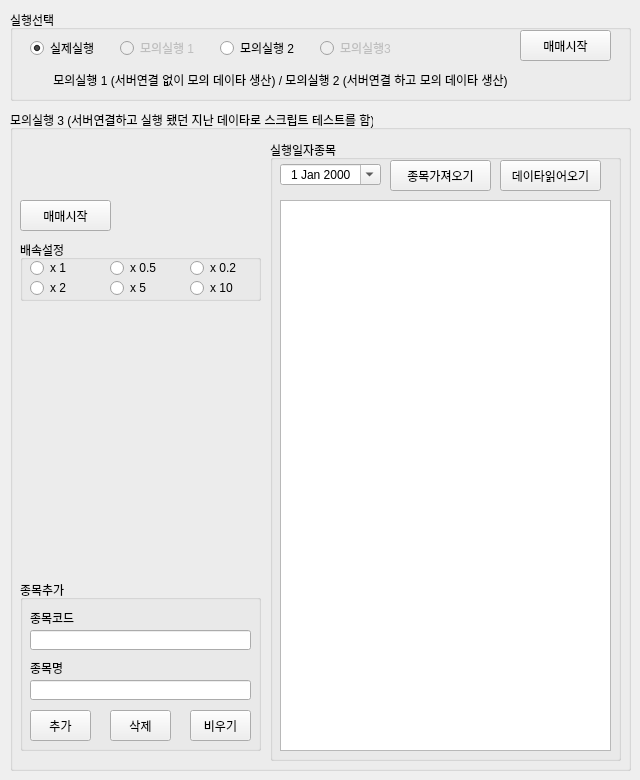
    <widget class="QWidget" name="tab_12">
     <attribute name="title">
      <string>모의실행</string>
     </attribute>
     <widget class="QGroupBox" name="groupBox_26">
      <property name="geometry">
       <rect>
        <x>10</x>
        <y>10</y>
        <width>621</width>
        <height>91</height>
       </rect>
      </property>
      <property name="title">
       <string>실행선택</string>
      </property>
      <widget class="QRadioButton" name="rbReal">
       <property name="geometry">
        <rect>
         <x>20</x>
         <y>30</y>
         <width>91</width>
         <height>16</height>
        </rect>
       </property>
       <property name="text">
        <string>실제실행</string>
       </property>
       <property name="checked">
        <bool>true</bool>
       </property>
      </widget>
      <widget class="QRadioButton" name="rbSim1">
       <property name="enabled">
        <bool>false</bool>
       </property>
       <property name="geometry">
        <rect>
         <x>110</x>
         <y>30</y>
         <width>81</width>
         <height>16</height>
        </rect>
       </property>
       <property name="text">
        <string>모의실행 1</string>
       </property>
      </widget>
      <widget class="QRadioButton" name="rbSim2">
       <property name="geometry">
        <rect>
         <x>210</x>
         <y>30</y>
         <width>81</width>
         <height>16</height>
        </rect>
       </property>
       <property name="text">
        <string>모의실행 2</string>
       </property>
      </widget>
      <widget class="QRadioButton" name="rbSim3">
       <property name="enabled">
        <bool>false</bool>
       </property>
       <property name="geometry">
        <rect>
         <x>310</x>
         <y>30</y>
         <width>81</width>
         <height>16</height>
        </rect>
       </property>
       <property name="text">
        <string>모의실행3</string>
       </property>
      </widget>
      <widget class="QPushButton" name="btnSimStart">
       <property name="geometry">
        <rect>
         <x>510</x>
         <y>20</y>
         <width>91</width>
         <height>31</height>
        </rect>
       </property>
       <property name="text">
        <string>매매시작</string>
       </property>
      </widget>
      <widget class="QLabel" name="label">
       <property name="geometry">
        <rect>
         <x>10</x>
         <y>60</y>
         <width>521</width>
         <height>20</height>
        </rect>
       </property>
       <property name="text">
        <string>모의실행 1 (서버연결 없이 모의 데이타 생산) / 모의실행 2 (서버연결 하고 모의 데이타 생산)</string>
       </property>
       <property name="alignment">
        <set>Qt::AlignCenter</set>
       </property>
      </widget>
     </widget>
     <widget class="QGroupBox" name="groupBox_27">
      <property name="geometry">
       <rect>
        <x>10</x>
        <y>110</y>
        <width>621</width>
        <height>661</height>
       </rect>
      </property>
      <property name="title">
       <string>모의실행 3 (서버연결하고 실행 됐던 지난 데이타로 스크립트 테스트를 함)</string>
      </property>
      <widget class="QGroupBox" name="groupBox_25">
       <property name="geometry">
        <rect>
         <x>260</x>
         <y>30</y>
         <width>351</width>
         <height>621</height>
        </rect>
       </property>
       <property name="title">
        <string>실행일자종목</string>
       </property>
       <widget class="QTableWidget" name="tblSimDaily">
        <property name="geometry">
         <rect>
          <x>10</x>
          <y>60</y>
          <width>331</width>
          <height>551</height>
         </rect>
        </property>
        <property name="sizeAdjustPolicy">
         <enum>QAbstractScrollArea::AdjustToContents</enum>
        </property>
        <property name="editTriggers">
         <set>QAbstractItemView::NoEditTriggers</set>
        </property>
        <property name="sortingEnabled">
         <bool>false</bool>
        </property>
       </widget>
       <widget class="QPushButton" name="btnSimReadDay">
        <property name="geometry">
         <rect>
          <x>120</x>
          <y>20</y>
          <width>101</width>
          <height>31</height>
         </rect>
        </property>
        <property name="text">
         <string>종목가져오기</string>
        </property>
       </widget>
       <widget class="QPushButton" name="btnSimReadTick">
        <property name="geometry">
         <rect>
          <x>230</x>
          <y>20</y>
          <width>101</width>
          <height>31</height>
         </rect>
        </property>
        <property name="text">
         <string>데이타읽어오기</string>
        </property>
       </widget>
       <widget class="QDateEdit" name="dtSimDate">
        <property name="geometry">
         <rect>
          <x>10</x>
          <y>24</y>
          <width>101</width>
          <height>21</height>
         </rect>
        </property>
        <property name="alignment">
         <set>Qt::AlignCenter</set>
        </property>
        <property name="calendarPopup">
         <bool>true</bool>
        </property>
       </widget>
      </widget>
      <widget class="QGroupBox" name="groupBox_16">
       <property name="geometry">
        <rect>
         <x>10</x>
         <y>470</y>
         <width>241</width>
         <height>171</height>
        </rect>
       </property>
       <property name="title">
        <string>종목추가</string>
       </property>
       <widget class="QLabel" name="label_52">
        <property name="geometry">
         <rect>
          <x>10</x>
          <y>30</y>
          <width>61</width>
          <height>16</height>
         </rect>
        </property>
        <property name="text">
         <string>종목코드</string>
        </property>
       </widget>
       <widget class="QLineEdit" name="leSimCodeDay">
        <property name="geometry">
         <rect>
          <x>10</x>
          <y>50</y>
          <width>221</width>
          <height>20</height>
         </rect>
        </property>
       </widget>
       <widget class="QPushButton" name="btnSimClearDay">
        <property name="geometry">
         <rect>
          <x>170</x>
          <y>130</y>
          <width>61</width>
          <height>31</height>
         </rect>
        </property>
        <property name="text">
         <string>비우기</string>
        </property>
       </widget>
       <widget class="QLineEdit" name="leSimNameDay">
        <property name="geometry">
         <rect>
          <x>10</x>
          <y>100</y>
          <width>221</width>
          <height>20</height>
         </rect>
        </property>
        <property name="readOnly">
         <bool>true</bool>
        </property>
       </widget>
       <widget class="QLabel" name="label_48">
        <property name="geometry">
         <rect>
          <x>10</x>
          <y>80</y>
          <width>61</width>
          <height>16</height>
         </rect>
        </property>
        <property name="text">
         <string>종목명</string>
        </property>
       </widget>
       <widget class="QPushButton" name="btnSimAddDay">
        <property name="geometry">
         <rect>
          <x>10</x>
          <y>130</y>
          <width>61</width>
          <height>31</height>
         </rect>
        </property>
        <property name="text">
         <string>추가</string>
        </property>
       </widget>
       <widget class="QPushButton" name="btnSimDelDay">
        <property name="geometry">
         <rect>
          <x>90</x>
          <y>130</y>
          <width>61</width>
          <height>31</height>
         </rect>
        </property>
        <property name="text">
         <string>삭제</string>
        </property>
       </widget>
      </widget>
      <widget class="QGroupBox" name="groupBox_29">
       <property name="geometry">
        <rect>
         <x>10</x>
         <y>130</y>
         <width>241</width>
         <height>61</height>
        </rect>
       </property>
       <property name="title">
        <string>배속설정</string>
       </property>
       <widget class="QRadioButton" name="rdSpeed02">
        <property name="geometry">
         <rect>
          <x>170</x>
          <y>20</y>
          <width>51</width>
          <height>16</height>
         </rect>
        </property>
        <property name="text">
         <string>x 0.2</string>
        </property>
       </widget>
       <widget class="QRadioButton" name="rdSpeed05">
        <property name="geometry">
         <rect>
          <x>90</x>
          <y>20</y>
          <width>51</width>
          <height>16</height>
         </rect>
        </property>
        <property name="text">
         <string>x 0.5</string>
        </property>
       </widget>
       <widget class="QRadioButton" name="rdSpeed1">
        <property name="geometry">
         <rect>
          <x>10</x>
          <y>20</y>
          <width>51</width>
          <height>16</height>
         </rect>
        </property>
        <property name="text">
         <string>x 1</string>
        </property>
       </widget>
       <widget class="QRadioButton" name="rdSpeed2">
        <property name="geometry">
         <rect>
          <x>10</x>
          <y>40</y>
          <width>51</width>
          <height>16</height>
         </rect>
        </property>
        <property name="text">
         <string>x 2</string>
        </property>
       </widget>
       <widget class="QRadioButton" name="rdSpeed5">
        <property name="geometry">
         <rect>
          <x>90</x>
          <y>40</y>
          <width>51</width>
          <height>16</height>
         </rect>
        </property>
        <property name="text">
         <string>x 5</string>
        </property>
       </widget>
       <widget class="QRadioButton" name="rdSpeed10">
        <property name="geometry">
         <rect>
          <x>170</x>
          <y>40</y>
          <width>51</width>
          <height>16</height>
         </rect>
        </property>
        <property name="text">
         <string>x 10</string>
        </property>
       </widget>
      </widget>
      <widget class="QPushButton" name="btnSimStart_2">
       <property name="geometry">
        <rect>
         <x>10</x>
         <y>90</y>
         <width>91</width>
         <height>31</height>
        </rect>
       </property>
       <property name="text">
        <string>매매시작</string>
       </property>
      </widget>
     </widget>
    </widget>
